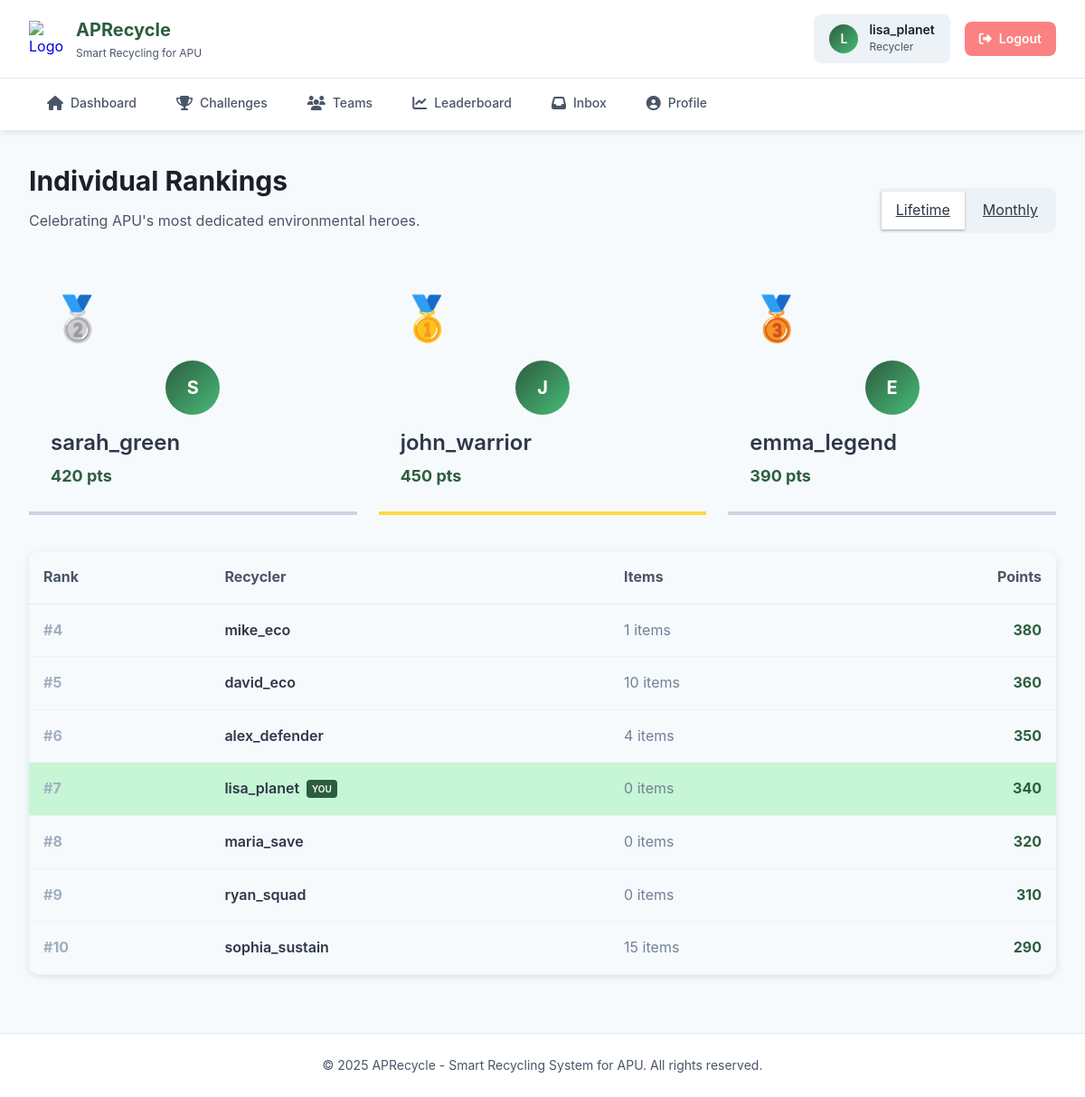
/recycler/leaderboard_individual.php (signed in), run on the app's committed database.
### tables this page shows
CREATE TABLE IF NOT EXISTS `user` (
  `user_id` int NOT NULL AUTO_INCREMENT,
  `username` varchar(50) NOT NULL,
  `password` varchar(255) NOT NULL,
  `email` varchar(255) NOT NULL,
  `role` varchar(20) NOT NULL,
  `qr_code` varchar(255) NOT NULL,
  `lifetime_points` int NOT NULL DEFAULT '0',
  `created_at` datetime NOT NULL DEFAULT CURRENT_TIMESTAMP,
  `team_id` int DEFAULT NULL,
  PRIMARY KEY (`user_id`),
  KEY `team_id` (`team_id`)
);

### recycler/leaderboard_individual.php (the view, shortened to what this page needs)
<?php
include('includes/header.php');
$conn = getDBConnection();
$period = isset($_GET['period']) ? $_GET['period'] : 'lifetime';
$current_user_id = $_SESSION['user_id'];
if ($period === 'monthly') {
    $query = "SELECT u.user_id, u.username,
              SUM(m.points_per_item * sm.quantity) as points,
              SUM(sm.quantity) as items_count
              FROM user u
              JOIN recycling_submission rs ON u.user_id = rs.user_id
              JOIN submission_material sm ON rs.submission_id = sm.submission_id
              JOIN material m ON sm.material_id = m.material_id
              WHERE rs.status = 'approved'
              AND MONTH(rs.created_at) = MONTH(CURRENT_DATE())
              AND YEAR(rs.created_at) = YEAR(CURRENT_DATE())
              GROUP BY u.user_id
              ORDER BY points DESC LIMIT 10";
} else {
    $query = "SELECT user_id, username, lifetime_points as points,
              (SELECT IFNULL(SUM(sm.quantity), 0)
               FROM submission_material sm
               JOIN recycling_submission rs ON sm.submission_id = rs.submission_id
               WHERE rs.user_id = user.user_id AND rs.status = 'approved') as items_count
              FROM user
              WHERE role = 'recycler'
              ORDER BY points DESC LIMIT 10";
}
$result = mysqli_query($conn, $query);
$rankings = [];
if ($result) {
    while ($row = mysqli_fetch_assoc($result)) {
        $rankings[] = $row;
    }
}
?>
<div class="page-header" style="display: flex; justify-content: space-between; align-items: flex-end; margin-bottom: var(--space-8);">
    <div>
        <h1 class="page-title">Individual Rankings</h1>
        <p class="page-description">Celebrating APU's most dedicated environmental heroes.</p>
    </div>
    <div style="background: var(--color-gray-100); padding: var(--space-1); border-radius: var(--radius-md); display: flex; gap: var(--space-1);">
        <a href="?period=lifetime" class="btn" style="padding: var(--space-2) var(--space-4); background: <?php echo $period == 'lifetime' ? 'var(--color-white)' : 'transparent'; ?>; color: var(--color-gray-700); box-shadow: <?php echo $period == 'lifetime' ? 'var(--shadow-sm)' : 'none'; ?>; border:none; cursor:pointer;">Lifetime</a>
        <a href="?period=monthly" class="btn" style="padding: var(--space-2) var(--space-4); background: <?php echo $period == 'monthly' ? 'var(--color-white)' : 'transparent'; ?>; color: var(--color-gray-700); box-shadow: <?php echo $period == 'monthly' ? 'var(--shadow-sm)' : 'none'; ?>; border:none; cursor:pointer;">Monthly</a>
    </div>
</div>
<div style="display: grid; grid-template-columns: repeat(3, 1fr); gap: var(--space-6); margin-bottom: var(--space-10); align-items: end;">
    <?php
    $podium_map = [1 => '🥈', 0 => '🥇', 2 => '🥉'];
    $display_order = [1, 0, 2];
    foreach($display_order as $idx):
        if(isset($rankings[$idx])):
            $user = $rankings[$idx];
            $is_gold = ($idx == 0);
    ?>
        <div class="card text-center" style="padding: var(--space-6); border-bottom: 4px solid <?php echo $is_gold ? 'var(--color-accent-yellow)' : 'var(--color-gray-300)'; ?>; transition: transform 0.3s ease;">
            <div style="font-size: 3rem; margin-bottom: var(--space-2);"><?php echo $podium_map[$idx]; ?></div>
            <div class="recycler-user-avatar" style="margin: 0 auto var(--space-3); width: 60px; height: 60px; font-size: var(--text-xl); background: var(--gradient-primary); color: white; border-radius: 50%; display: flex; align-items: center; justify-content: center; font-weight: bold;">
                <?php echo strtoupper(substr($user['username'], 0, 1)); ?>
            </div>
            <h3 style="margin-bottom: var(--space-1);"><?php echo htmlspecialchars($user['username']); ?></h3>
            <p style="color: var(--color-primary); font-weight: 700; font-size: var(--text-lg);"><?php echo number_format($user['points']); ?> pts</p>
        </div>
    <?php endif; endforeach; ?>
</div>
<div class="card" style="padding: 0; overflow: hidden; border-radius: var(--radius-lg); box-shadow: var(--shadow-md);">
    <table style="width: 100%; border-collapse: collapse; text-align: left;">
        <thead style="background: var(--color-gray-50); color: var(--color-gray-600);">
            <tr>
                <th style="padding: var(--space-4); border-bottom: 1px solid var(--color-gray-200);">Rank</th>
                <th style="padding: var(--space-4); border-bottom: 1px solid var(--color-gray-200);">Recycler</th>
                <th style="padding: var(--space-4); border-bottom: 1px solid var(--color-gray-200);">Items</th>
                <th style="padding: var(--space-4); border-bottom: 1px solid var(--color-gray-200); text-align: right;">Points</th>
            </tr>
        </thead>
        <tbody>
            <?php
            if (count($rankings) > 3):
                for($i = 3; $i < count($rankings); $i++):
                    $user = $rankings[$i];
                    $is_me = ($user['user_id'] == $current_user_id);
            ?>
            <tr style="border-bottom: 1px solid var(--color-gray-100); <?php echo $is_me ? 'background: var(--color-success-light);' : ''; ?>">
                <td style="padding: var(--space-4); font-weight: 700; color: var(--color-gray-400);">#<?php echo $i + 1; ?></td>
                <td style="padding: var(--space-4); font-weight: 600;">
                    <div style="display: flex; align-items: center; gap: var(--space-2);">
                        <?php echo htmlspecialchars($user['username']); ?>
                        <?php if($is_me): ?><span class="badge" style="background: var(--color-primary); color: white; padding: 2px 6px; font-size: 10px; border-radius: 4px;">YOU</span><?php endif; ?>
                    </div>
                </td>
                <td style="padding: var(--space-4); color: var(--color-gray-500);"><?php echo number_format($user['items_count']); ?> items</td>
                <td style="padding: var(--space-4); text-align: right; font-weight: 700; color: var(--color-primary);"><?php echo number_format($user['points']); ?></td>
            </tr>
            <?php
                endfor;
            elseif (count($rankings) <= 3 && count($rankings) > 0):
            ?>
                <tr><td colspan="4" style="padding: var(--space-8); text-align: center; color: var(--color-gray-500);">Top contributors are shown in the podium above.</td></tr>
            <?php else: ?>
                <tr><td colspan="4" style="padding: var(--space-8); text-align: center; color: var(--color-gray-500);">No recycling data found for this period.</td></tr>
            <?php endif; ?>
        </tbody>
    </table>
</div>
<?php include('includes/footer.php'); ?>

### css/styles.css (style rules this page uses)
* { margin: 0; padding: 0; box-sizing: border-box; }
body { font-family: var(--font-sans); color: #2D3748; }
h1 { font-size: 2.25rem; font-weight: 700; }
h3 { font-size: 1.5rem; font-weight: 600; }
body { font-size: 1rem; line-height: 1.6; }

### css/variables.css (style rules this page uses)
:root { --color-primary: #2D5D3F; --color-primary-light: #3A7A54; --color-primary-dark: #1F4129; --color-secondary: #48BB78; --color-secondary-light: #68D391; --color-accent-blue: #4299E1; --color-accent-yellow: #FFD93D; --color-accent-brown: #8B4513; --color-white: #FFFFFF; --color-gray-50: #F7FAFC; --color-gray-100: #EDF2F7; --color-gray-200: #E2E8F0; --color-gray-300: #CBD5E0; --color-gray-400: #A0AEC0; --color-gray-500: #718096; --color-gray-600: #4A5568; --color-gray-700: #2D3748; --color-gray-800: #1A202C; --color-gray-900: #171923; --color-success: #48BB78; --color-success-light: #C6F6D5; --color-warning: #ED8936; --color-warning-light: #FEEBC8; --color-error: #FC8181; --color-error-light: #FED7D7; --color-info: #4299E1; --color-info-light: #BEE3F8; --gradient-primary: linear-gradient(135deg, #2D5D3F 0%, #48BB78 100%); --gradient-success: linear-gradient(135deg, #48BB78 0%, #38A169 100%); --gradient-badge: linear-gradient(135deg, #667eea 0%, #764ba2 100%); --shadow-sm: 0 1px 3px rgba(0,0,0,0.12), 0 1px 2px rgba(0,0,0,0.24); --shadow-md: 0 2px 8px rgba(0,0,0,0.1); --shadow-lg: 0 4px 12px rgba(0,0,0,0.15); --shadow-xl: 0 10px 40px rgba(0,0,0,0.2); --radius-sm: 4px; --radius-md: 8px; --radius-lg: 12px; --radius-xl: 16px; --radius-full: 9999px; --space-1: 0.25rem; --space-2: 0.5rem; --space-3: 0.75rem; --space-4: 1rem; --space-5: 1.25rem; --space-6: 1.5rem; --space-8: 2rem; --space-10: 2.5rem; --space-12: 3rem; --font-sans: -apple-system, BlinkMacSystemFont, 'Segoe UI', 'Roboto', 'Oxygen', 'Ubuntu', 'Cantarell', 'Fira Sans', 'Droid Sans', 'Helvetica Neue', sans-serif; --font-mono: 'SFMono-Regular', Consolas, 'Liberation Mono', Menlo, monospace; --text-xs: 0.75rem; --text-sm: 0.875rem; --text-base: 1rem; --text-lg: 1.125rem; --text-xl: 1.25rem; --text-2xl: 1.5rem; --text-3xl: 1.875rem; --text-4xl: 2.25rem; }

### recycler/includes/header.php (style rules this page uses)
body { background: var(--color-gray-50); margin: 0; padding: 0; }
.recycler-user-avatar { width: 32px; height: 32px; background: var(--gradient-primary); border-radius: var(--radius-full); display: flex; align-items: center; justify-content: center; color: white; font-weight: 600; font-size: var(--text-sm); }
.page-header { margin-bottom: var(--space-6); }
.page-title { font-size: var(--text-3xl); color: var(--color-gray-800); margin-bottom: var(--space-2); }
.page-description { color: var(--color-gray-600); font-size: var(--text-base); }

### data on the page
user: idx "🥈", username "S", username "sarah_green", lifetime_points "420"
user: idx "🥇", username "J", username "john_warrior", lifetime_points "450"
user: idx "🥉", username "E", username "emma_legend", lifetime_points "390"
user: username "mike_eco", items_count "1", lifetime_points "380"
user: username "david_eco", items_count "10", lifetime_points "360"
user: username "alex_defender", items_count "4", lifetime_points "350"
user: username "lisa_planet", shows "YOU", items_count "0", lifetime_points "340"
user: username "maria_save", items_count "0", lifetime_points "320"
user: username "ryan_squad", items_count "0", lifetime_points "310"
user: username "sophia_sustain", items_count "15", lifetime_points "290"

### other printed values
substr($_SESSION['username'], 0, 1) "L"
$_SESSION['username'] "lisa_planet"
